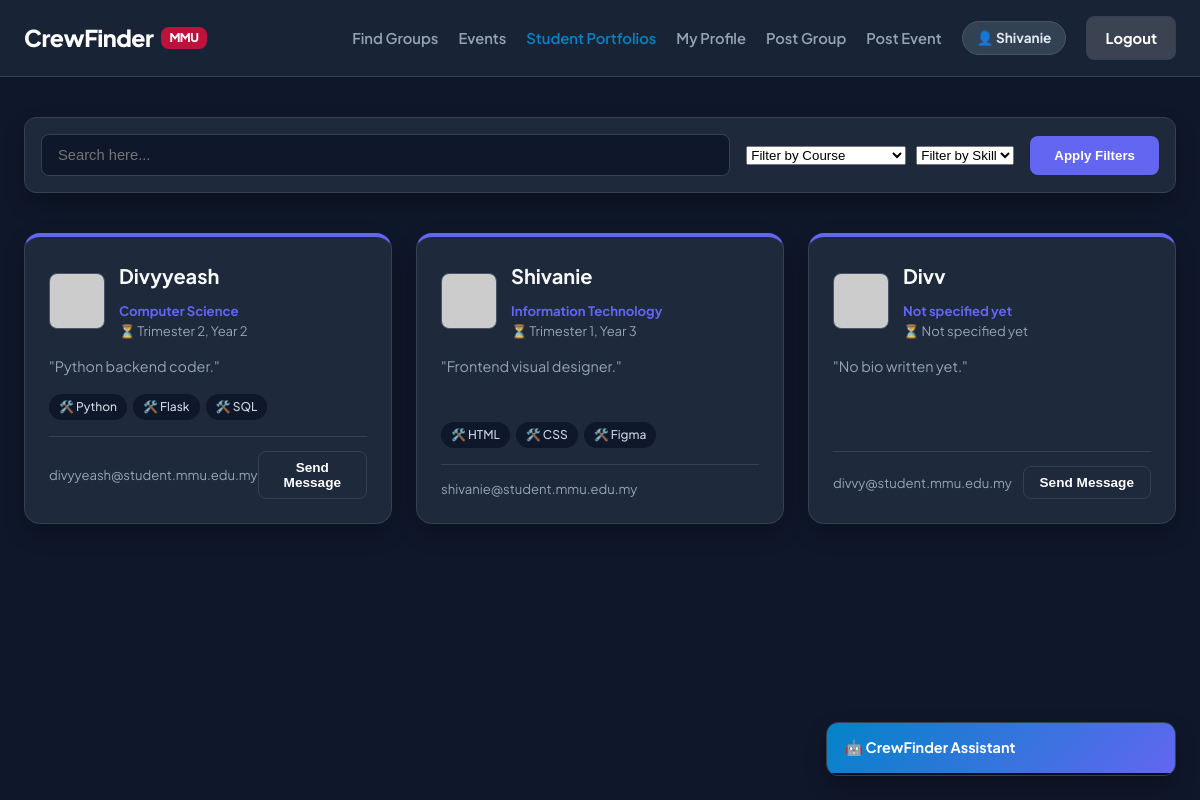
The app's page /?tab=profiles (signed in) with its own data.
### models.py (models this page shows, shortened)
class User(db.Model, UserMixin):
    id = db.Column(db.Integer, primary_key=True)
    username = db.Column(db.String(50), unique=True, nullable=False)
    email = db.Column(db.String(120), unique=True, nullable=False)
    password_hash = db.Column(db.String(256), nullable=False)
    course = db.Column(db.String(100), default="Not specified yet")
    semester = db.Column(db.String(50), default="Not specified yet")
    skills = db.Column(db.String(200), default="None listed yet")
    bio = db.Column(db.Text, default="No bio written yet.")
    avatar_name = db.Column(db.String(50), default="bottts")
    projects = db.relationship('Project', backref='author', lazy=True)
    events = db.relationship('Event', backref='creator', lazy=True)

### app.py (the view)
@app.route('/')
def index():
    search = request.args.get('search', '').strip()
    course_filter = request.args.get('course', '')
    skill_filter = request.args.get('skill', '')
    current_tab = request.args.get('tab', 'groups')
    group_query = Project.query
    if search:
        group_query = group_query.filter(Project.title.contains(search) | Project.subject_code.contains(search))
    groups = group_query.order_by(Project.date_posted.desc()).all()
    event_query = Event.query
    if search:
        event_query = event_query.filter(Event.title.contains(search) | Event.description.contains(search))
    events = event_query.order_by(Event.date_created.desc()).all()
    profile_query = User.query
    if course_filter:
        profile_query = profile_query.filter(User.course.contains(course_filter))
    if skill_filter:
        profile_query = profile_query.filter(User.skills.contains(skill_filter))
    if search:
        profile_query = profile_query.filter(User.username.contains(search) | User.skills.contains(search))
    profiles = profile_query.all()
    all_courses = sorted(list(set([u.course for u in User.query.all() if u.course and u.course != "Not specified yet"])))
    all_skills = sorted(list(set([s.strip() for u in User.query.all() if u.skills for s in u.skills.split(',') if u.skills != "None listed yet"])))
    return render_template('index.html',
                           groups=groups, events=events, profiles=profiles,
                           all_courses=all_courses, all_skills=all_skills,
                           search_query=search, course_filter=course_filter, skill_filter=skill_filter,
                           current_tab=current_tab)

### app.py (called while the page is built)
@login_manager.user_loader
def load_user(user_id):
    return User.query.get(int(user_id))

### templates/index.html (shortened to what this page needs)
<!DOCTYPE html>
<html lang="en">
<head>
    <link rel="stylesheet" href="{{ url_for('static', filename='style.css') }}">
</head>
<body class="dashboard-body">
    <nav class="navbar">
        <div class="nav-container">
            <a href="{{ url_for('index') }}" class="nav-logo">CrewFinder <span class="mmu-tag">MMU</span></a>
            <div class="nav-links">
                <a href="{{ url_for('index', tab='groups') }}" class="{% if current_tab == 'groups' %}active{% endif %}">Find Groups</a>
                <a href="{{ url_for('index', tab='events') }}" class="{% if current_tab == 'events' %}active{% endif %}">Events</a>
                <a href="{{ url_for('index', tab='profiles') }}" class="{% if current_tab == 'profiles' %}active{% endif %}">Student Portfolios</a>
                {% if current_user.is_authenticated %}
                    <a href="{{ url_for('create_profile') }}">My Profile</a>
                    <a href="#" onclick="openWindow('groupModal', true)">Post Group</a>
                    <a href="#" onclick="openWindow('eventModal', true)">Post Event</a>
                    <span class="user-pill">👤 {{ current_user.username }}</span>
                    <a href="{{ url_for('logout') }}" class="btn-nav-login logout-btn">Logout</a>
                {% else %}
                    <a href="{{ url_for('login') }}" class="btn-nav-login">Sign In</a>
                {% endif %}
            </div>
        </div>
    </nav>
    <main class="dashboard-container">
        <form method="GET" action="{{ url_for('index') }}" class="search-filter-section">
            <div class="search-box">
                <input type="text" name="search" value="{{ search_query }}" placeholder="Search here...">
            </div>
            {% if current_tab == 'profiles' %}
            <div style="display: flex; gap: 10px;">
                <select name="course">
                    <option value="">Filter by Course</option>
                </select>
                <select name="skill">
                    <option value="">Filter by Skill</option>
                </select>
            </div>
            {% endif %}
            <button type="submit" class="btn-filter-search">Apply Filters</button>
        </form>
        {% if current_tab == 'profiles' %}
        <section class="listings-section">
            <div class="listings-grid">
                {% for profile in profiles %}
                <div class="project-card portfolio-card">
                    <div class="portfolio-top-block">
                        <img src="https://api.dicebear.com/7.x/pixel-art/svg?seed={{ profile.avatar_name }}" alt="Avatar" class="portfolio-avatar">
                        <div>
                            <h3>{{ profile.username }}</h3>
                            <p class="portfolio-subtext" style="color:#6366f1; font-weight:700;">{{ profile.course }}</p>
                            <p class="portfolio-subtext">⏳ {{ profile.semester }}</p>
                        </div>
                    </div>
                    <p class="project-desc">"{{ profile.bio }}"</p>
                    <div class="project-tags">
                        {% if profile.skills != "None listed yet" %}
                            {% for skill in profile.skills.split(',') %}<span>🛠️ {{ skill.strip() }}</span>{% endfor %}
                        {% endif %}
                    </div>
                    <div class="card-footer">
                        <span class="posted-by">{{ profile.email }}</span>
                        {% if current_user.is_authenticated and current_user.id != profile.id %}
                            <button class="btn-join portfolio-btn" onclick="startChat('{{ profile.username }}')">Send Message</button>
                        {% endif %}
                    </div>
                </div>
                {% endfor %}
            </div>
        </section>
        {% endif %}
    </main>
    <div class="chat-widget" id="aiChatBox">
        <div class="chat-header" onclick="toggleAIChat()"><h4>🤖 CrewFinder Assistant</h4></div>
        <div class="chat-body" id="aiChatBody"><div class="msg bot">Hi! Ask me any questions about finding teams on CrewFinder.</div></div>
    </div>
</body>
</html>

### records on screen
User: username "Shivanie", course "Information Technology", semester "Trimester 1, Year 3", bio "Frontend visual designer.", strip "HTML" "CSS" "Figma", email "shivanie@student.mmu.edu.my"
User: username "Divyyeash", course "Computer Science", semester "Trimester 2, Year 2", bio "Python backend coder.", strip "Python" "Flask" "SQL", email "divyyeash@student.mmu.edu.my"
User: username "Divv", course "Not specified yet", semester "Not specified yet", bio "No bio written yet.", email "divvy@student.mmu.edu.my"
